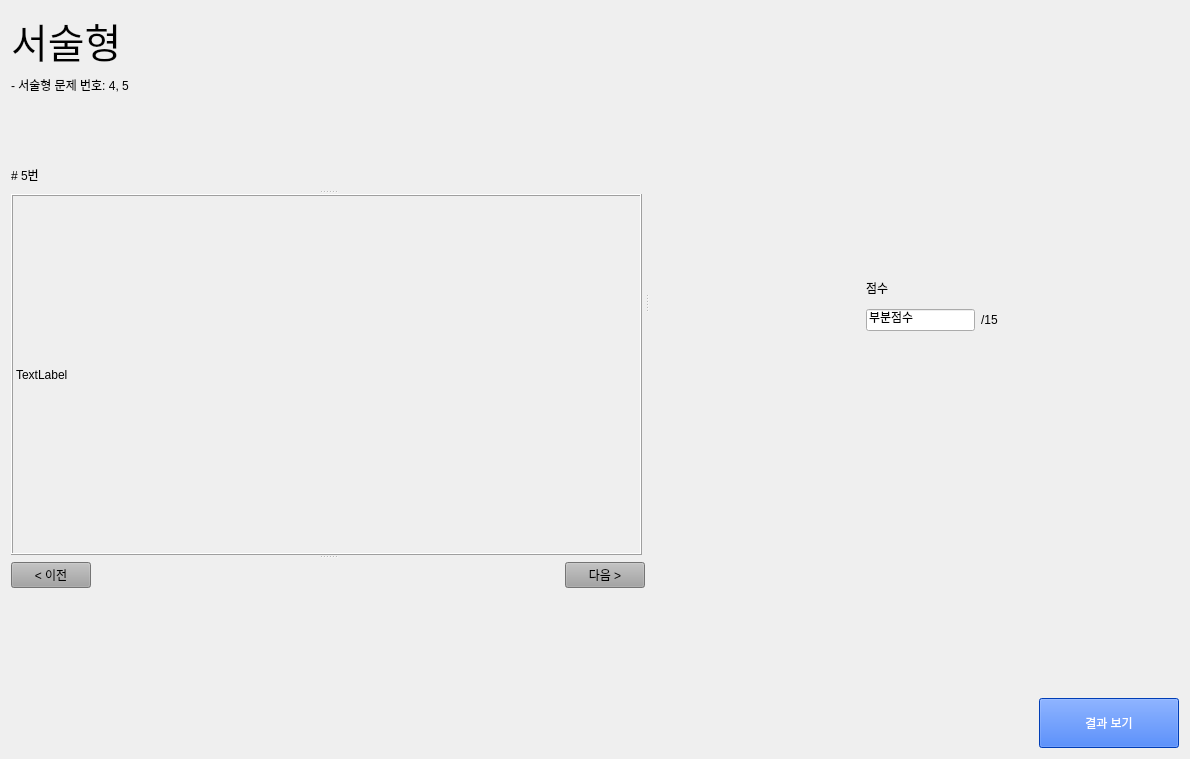
<?xml version="1.0" encoding="UTF-8"?>
<ui version="4.0">
 <class>Form</class>
 <widget class="QWidget" name="Form">
  <property name="geometry">
   <rect>
    <x>0</x>
    <y>0</y>
    <width>1190</width>
    <height>759</height>
   </rect>
  </property>
  <property name="windowTitle">
   <string>Form</string>
  </property>
  <layout class="QGridLayout" name="gridLayout_2">
   <item row="0" column="0">
    <layout class="QGridLayout" name="gridLayout_3">
     <item row="2" column="0">
      <spacer name="horizontalSpacer_4">
       <property name="orientation">
        <enum>Qt::Horizontal</enum>
       </property>
       <property name="sizeHint" stdset="0">
        <size>
         <width>800</width>
         <height>20</height>
        </size>
       </property>
      </spacer>
     </item>
     <item row="1" column="1">
      <spacer name="verticalSpacer_4">
       <property name="orientation">
        <enum>Qt::Vertical</enum>
       </property>
       <property name="sizeType">
        <enum>QSizePolicy::Minimum</enum>
       </property>
       <property name="sizeHint" stdset="0">
        <size>
         <width>20</width>
         <height>100</height>
        </size>
       </property>
      </spacer>
     </item>
     <item row="0" column="0">
      <widget class="QSplitter" name="splitter_2">
       <property name="orientation">
        <enum>Qt::Horizontal</enum>
       </property>
       <widget class="QSplitter" name="splitter">
        <property name="orientation">
         <enum>Qt::Vertical</enum>
        </property>
        <widget class="QWidget" name="layoutWidget">
         <layout class="QGridLayout" name="gridLayout">
          <property name="sizeConstraint">
           <enum>QLayout::SetFixedSize</enum>
          </property>
          <item row="2" column="0">
           <spacer name="verticalSpacer">
            <property name="orientation">
             <enum>Qt::Vertical</enum>
            </property>
            <property name="sizeType">
             <enum>QSizePolicy::Fixed</enum>
            </property>
            <property name="sizeHint" stdset="0">
             <size>
              <width>20</width>
              <height>60</height>
             </size>
            </property>
           </spacer>
          </item>
          <item row="3" column="0">
           <widget class="QLabel" name="descriptiveProblemNumberLabel">
            <property name="minimumSize">
             <size>
              <width>100</width>
              <height>30</height>
             </size>
            </property>
            <property name="styleSheet">
             <string notr="true">font: 75 12pt &quot;나눔스퀘어 Bold&quot;;</string>
            </property>
            <property name="text">
             <string># 5번</string>
            </property>
           </widget>
          </item>
          <item row="0" column="0">
           <widget class="QLabel" name="descriptive">
            <property name="font">
             <font>
              <family>나눔스퀘어 ExtraBold</family>
              <pointsize>30</pointsize>
              <weight>10</weight>
              <italic>false</italic>
              <bold>false</bold>
             </font>
            </property>
            <property name="styleSheet">
             <string notr="true">font: 81 30pt &quot;나눔스퀘어 ExtraBold&quot;;</string>
            </property>
            <property name="text">
             <string>서술형</string>
            </property>
           </widget>
          </item>
          <item row="1" column="0">
           <widget class="QLabel" name="descriptiveNumberListLabel">
            <property name="styleSheet">
             <string notr="true">font: 75 15pt &quot;나눔스퀘어 Bold&quot;;</string>
            </property>
            <property name="text">
             <string>- 서술형 문제 번호: 4, 5</string>
            </property>
           </widget>
          </item>
         </layout>
        </widget>
        <widget class="QLabel" name="descriptiveProblemImageLabel">
         <property name="sizePolicy">
          <sizepolicy hsizetype="Minimum" vsizetype="Minimum">
           <horstretch>0</horstretch>
           <verstretch>0</verstretch>
          </sizepolicy>
         </property>
         <property name="minimumSize">
          <size>
           <width>630</width>
           <height>360</height>
          </size>
         </property>
         <property name="maximumSize">
          <size>
           <width>631</width>
           <height>361</height>
          </size>
         </property>
         <property name="mouseTracking">
          <bool>false</bool>
         </property>
         <property name="focusPolicy">
          <enum>Qt::NoFocus</enum>
         </property>
         <property name="contextMenuPolicy">
          <enum>Qt::NoContextMenu</enum>
         </property>
         <property name="acceptDrops">
          <bool>false</bool>
         </property>
         <property name="layoutDirection">
          <enum>Qt::LeftToRight</enum>
         </property>
         <property name="styleSheet">
          <string notr="true">font: 75 10pt &quot;나눔스퀘어라운드 Bold&quot;;
border-color: rgb(85, 0, 0);</string>
         </property>
         <property name="frameShape">
          <enum>QFrame::Box</enum>
         </property>
         <property name="frameShadow">
          <enum>QFrame::Raised</enum>
         </property>
         <property name="text">
          <string>TextLabel</string>
         </property>
        </widget>
        <widget class="QWidget" name="">
         <layout class="QHBoxLayout" name="horizontalLayout">
          <item>
           <widget class="QPushButton" name="beforePushButton">
            <property name="styleSheet">
             <string notr="true">background-color: rgb(163, 163, 163);
font: 75 14pt &quot;나눔스퀘어라운드 Bold&quot;;
</string>
            </property>
            <property name="text">
             <string>&lt; 이전</string>
            </property>
           </widget>
          </item>
          <item>
           <spacer name="horizontalSpacer_2">
            <property name="orientation">
             <enum>Qt::Horizontal</enum>
            </property>
            <property name="sizeType">
             <enum>QSizePolicy::Minimum</enum>
            </property>
            <property name="sizeHint" stdset="0">
             <size>
              <width>468</width>
              <height>20</height>
             </size>
            </property>
           </spacer>
          </item>
          <item>
           <widget class="QPushButton" name="nextPushButton">
            <property name="styleSheet">
             <string notr="true">background-color: rgb(163, 163, 163);
font: 75 14pt &quot;나눔스퀘어라운드 Bold&quot;;
</string>
            </property>
            <property name="text">
             <string>다음 &gt;</string>
            </property>
           </widget>
          </item>
         </layout>
        </widget>
       </widget>
       <widget class="QWidget" name="">
        <layout class="QGridLayout" name="scroreGridLayout">
         <property name="sizeConstraint">
          <enum>QLayout::SetMinimumSize</enum>
         </property>
         <item row="2" column="1" colspan="2">
          <widget class="QLineEdit" name="ScoreLineEdit">
           <property name="styleSheet">
            <string notr="true">font: 75 12pt &quot;나눔스퀘어 Bold&quot;;</string>
           </property>
           <property name="text">
            <string>부분점수</string>
           </property>
          </widget>
         </item>
         <item row="1" column="1">
          <widget class="QLabel" name="scoreNameLabel">
           <property name="sizePolicy">
            <sizepolicy hsizetype="Minimum" vsizetype="Minimum">
             <horstretch>0</horstretch>
             <verstretch>0</verstretch>
            </sizepolicy>
           </property>
           <property name="minimumSize">
            <size>
             <width>50</width>
             <height>30</height>
            </size>
           </property>
           <property name="styleSheet">
            <string notr="true">font: 81 20pt &quot;나눔스퀘어 ExtraBold&quot;;</string>
           </property>
           <property name="text">
            <string>점수</string>
           </property>
          </widget>
         </item>
         <item row="1" column="2" colspan="2">
          <spacer name="horizontalSpacer">
           <property name="orientation">
            <enum>Qt::Horizontal</enum>
           </property>
           <property name="sizeType">
            <enum>QSizePolicy::Minimum</enum>
           </property>
           <property name="sizeHint" stdset="0">
            <size>
             <width>110</width>
             <height>20</height>
            </size>
           </property>
          </spacer>
         </item>
         <item row="1" column="0">
          <spacer name="horizontalSpacer_3">
           <property name="orientation">
            <enum>Qt::Horizontal</enum>
           </property>
           <property name="sizeHint" stdset="0">
            <size>
             <width>50</width>
             <height>20</height>
            </size>
           </property>
          </spacer>
         </item>
         <item row="2" column="3">
          <widget class="QLabel" name="scoreLabel">
           <property name="enabled">
            <bool>true</bool>
           </property>
           <property name="maximumSize">
            <size>
             <width>81</width>
             <height>41</height>
            </size>
           </property>
           <property name="acceptDrops">
            <bool>false</bool>
           </property>
           <property name="layoutDirection">
            <enum>Qt::LeftToRight</enum>
           </property>
           <property name="styleSheet">
            <string notr="true">font: 81 20pt &quot;나눔스퀘어 ExtraBold&quot;;</string>
           </property>
           <property name="frameShape">
            <enum>QFrame::NoFrame</enum>
           </property>
           <property name="text">
            <string>/15</string>
           </property>
          </widget>
         </item>
         <item row="3" column="1">
          <spacer name="verticalSpacer_2">
           <property name="orientation">
            <enum>Qt::Vertical</enum>
           </property>
           <property name="sizeHint" stdset="0">
            <size>
             <width>20</width>
             <height>40</height>
            </size>
           </property>
          </spacer>
         </item>
         <item row="0" column="1">
          <spacer name="verticalSpacer_3">
           <property name="orientation">
            <enum>Qt::Vertical</enum>
           </property>
           <property name="sizeHint" stdset="0">
            <size>
             <width>20</width>
             <height>40</height>
            </size>
           </property>
          </spacer>
         </item>
        </layout>
       </widget>
      </widget>
     </item>
     <item row="2" column="1">
      <widget class="QPushButton" name="ResultPushButton">
       <property name="sizePolicy">
        <sizepolicy hsizetype="Fixed" vsizetype="Fixed">
         <horstretch>0</horstretch>
         <verstretch>0</verstretch>
        </sizepolicy>
       </property>
       <property name="minimumSize">
        <size>
         <width>140</width>
         <height>50</height>
        </size>
       </property>
       <property name="styleSheet">
        <string notr="true">font: 81 24pt &quot;나눔스퀘어 ExtraBold&quot;;
color: rgb(255, 255, 255);
background-color: rgb(0, 85, 255);</string>
       </property>
       <property name="text">
        <string>결과 보기</string>
       </property>
      </widget>
     </item>
    </layout>
   </item>
  </layout>
 </widget>
 <resources/>
 <connections/>
</ui>
